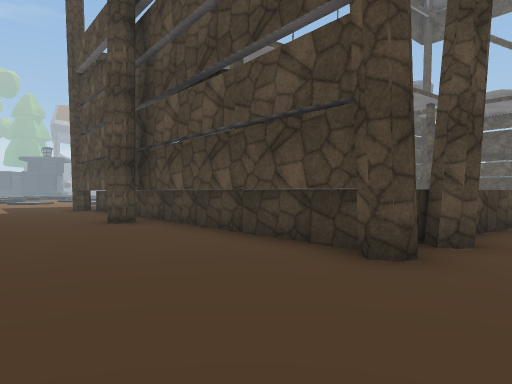
view 1 (above)

18 first-person views from a walk through a 3-D level made in the Unity game engine. The camera is 1.3 m above the floor, looks level and sees 70° across. The floor is counted in squares, 2 m on a side. Each view is taken from the middle of a square. On the plan, view 1 faces up. The plan holds only what a view shows up to about 11 squares ahead; the rest is blank. The place goes on beyond the plan. Some surface patterns are stand-ins.

view 2
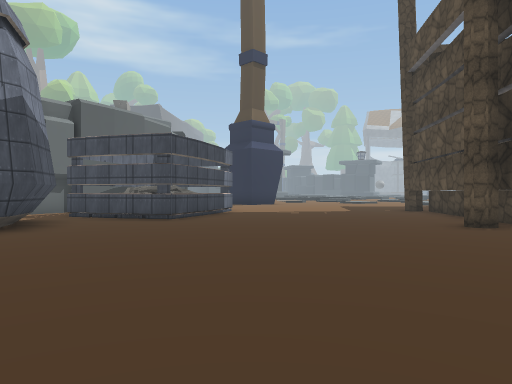

view 3
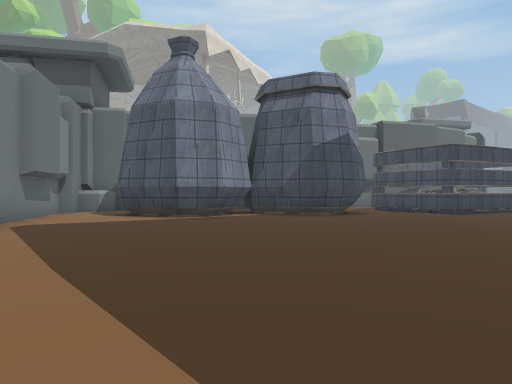

view 4
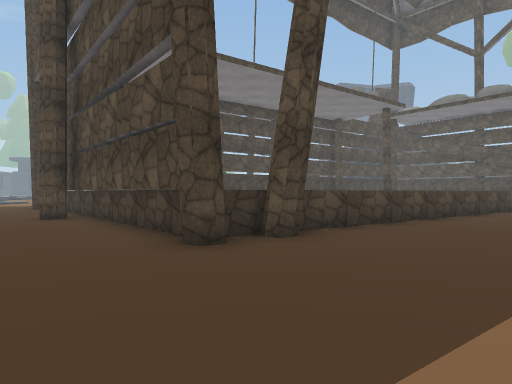

view 5
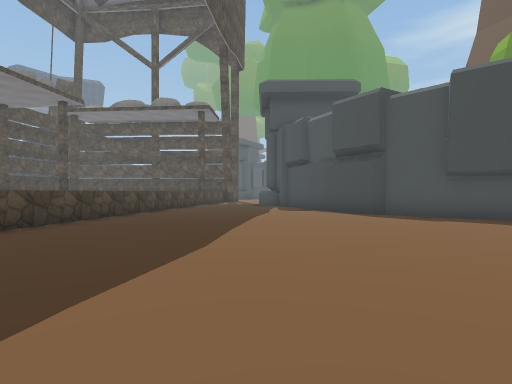

view 6
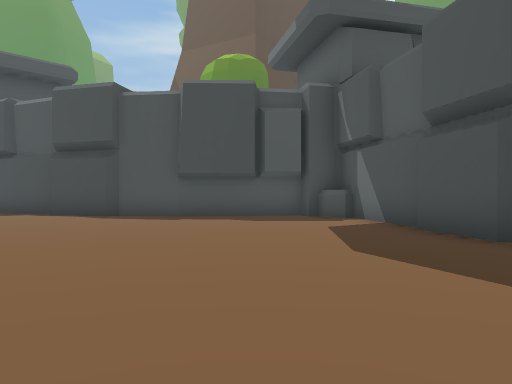

view 7
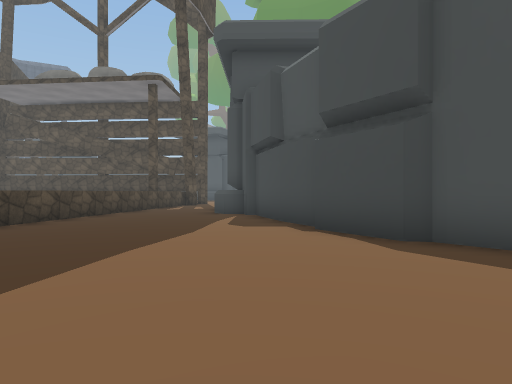

view 8
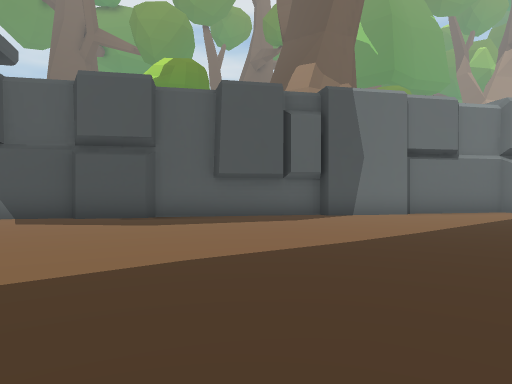

view 9
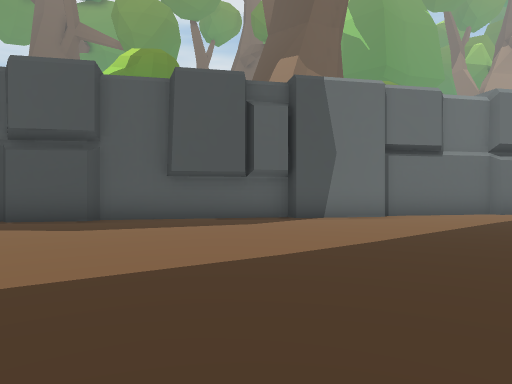

view 10
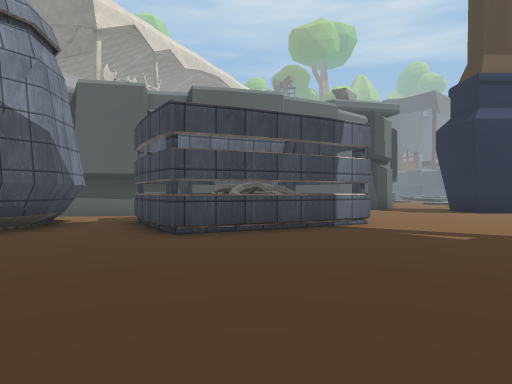

view 11
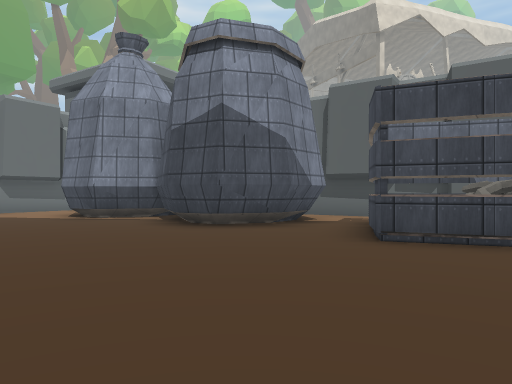

view 12
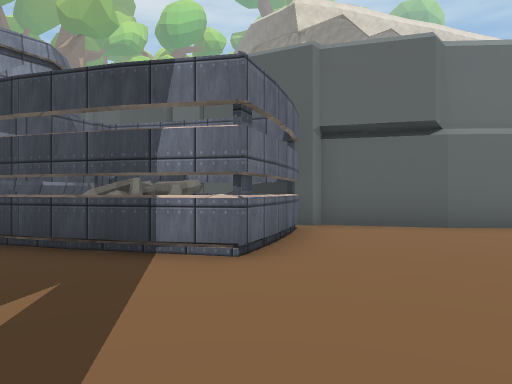

view 13
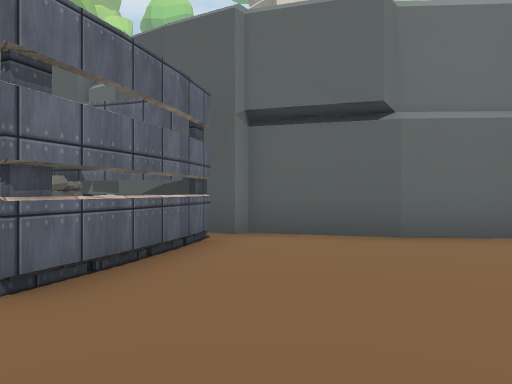

view 14
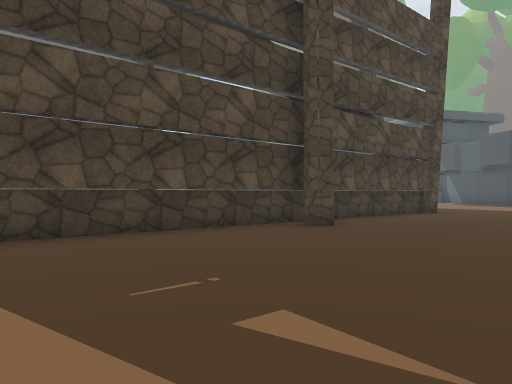

view 15
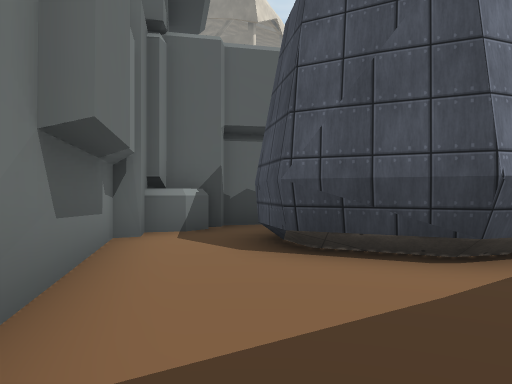

view 16
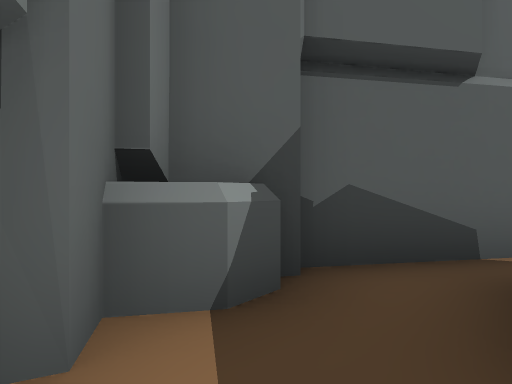

view 17
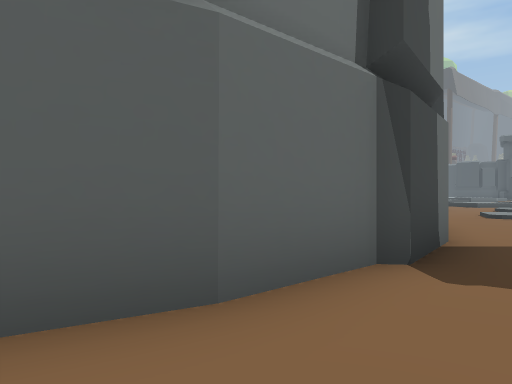

view 18
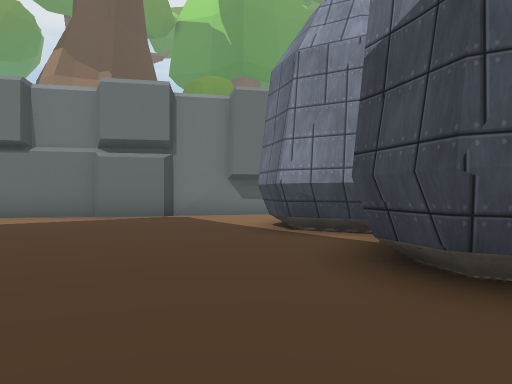

### Floor plan
Key: @ floor where view 1 was taken; # wall or solid block; . floor; = window, fence, low wall or low ledge; ^ raised ledge; O other object.
Columns run from 18 left of view 1 to 16 right of it. Each row starts with its distance up from view 1.
 11 ##...........#^             ^#...^
 10   #...........#^          ^^......#
  9   ##...........#^        ^^......##
  8    #...#=......##^      ^........#
  7     # # #........#    ^^........##
  6     ##   #.......#^  ^^.........#
  5      #OO #........#^^^.........##
  4      ## #..........##..........#
  3      #.........................#
  2      #.###.....................#
  1      #.##=#....................#
  0          ##.......@............#
 -1          #.....................#
 -2          ##....................#
 -3       #   #...............#####
 -4       ##  #..........######
 -5        ####......#####
 -6        ^^....#####
 -7        #######

Where each view was taken, in squares from view 1:
view 1: 0 up, 0 right, facing up
view 2: 0 up, 1 left, facing up-left
view 3: 1 down, 2 right, facing left
view 4: 1 down, 2 right, facing up
view 5: 1 down, 3 right, facing up-right
view 6: 0 up, 3 right, facing right
view 7: 2 up, 8 right, facing up-right
view 8: 6 up, 5 right, facing down
view 9: 5 up, 4 right, facing down
view 10: 6 up, 3 left, facing left
view 11: 7 up, 4 left, facing down-left
view 12: 11 up, 8 left, facing down-left
view 13: 11 up, 10 left, facing down-left
view 14: 9 up, 10 left, facing right
view 15: 5 down, 4 left, facing left
view 16: 6 down, 8 left, facing left
view 17: 9 up, 13 left, facing left
view 18: 4 up, 7 left, facing down
